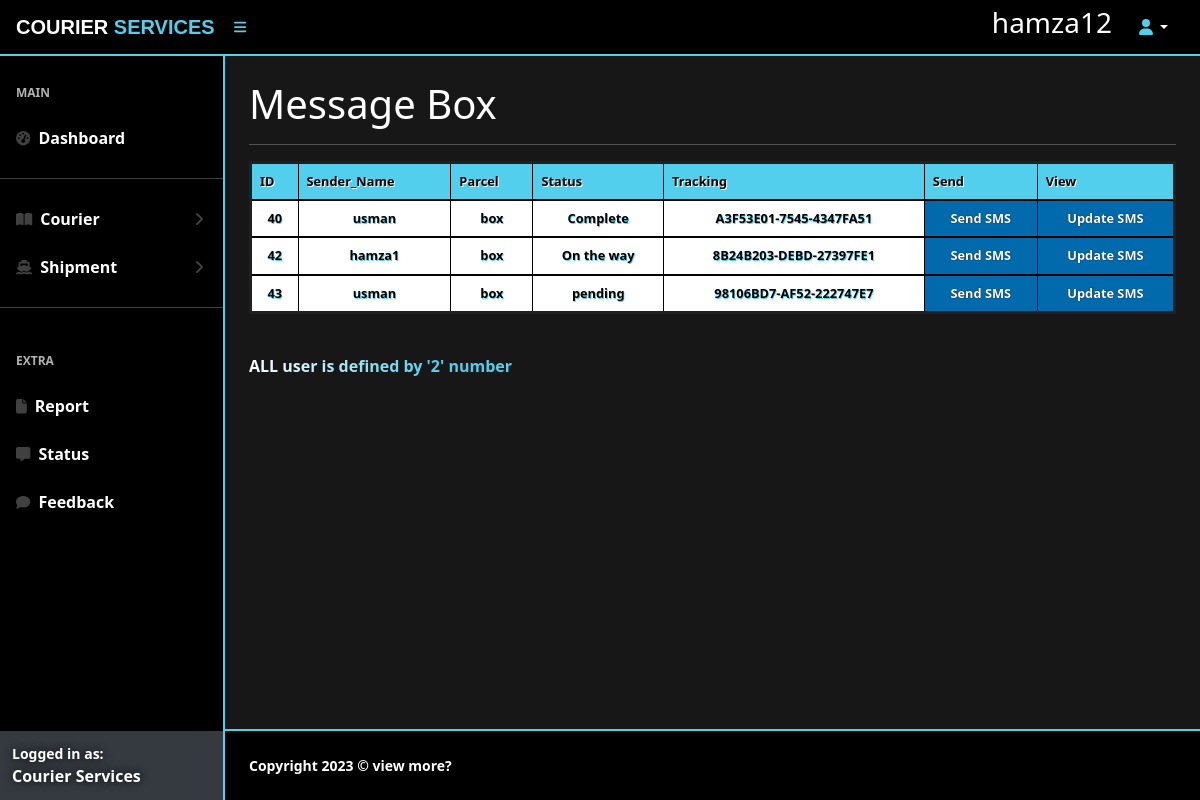
Page /agent/msg.php (signed in) on the committed database.
### tables this page shows
CREATE TABLE `courier_details` (
  `id` int(255) NOT NULL,
  `parcel` varchar(255) NOT NULL,
  `sender_name` varchar(255) NOT NULL,
  `sender_address` varchar(255) NOT NULL,
  `sender_email` varchar(255) NOT NULL,
  `reciever_name` varchar(255) NOT NULL,
  `reciever_address` varchar(255) NOT NULL,
  `branch` varchar(255) NOT NULL,
  `weight` int(255) NOT NULL,
  `height` int(255) NOT NULL,
  `sender_contact` varchar(255) NOT NULL,
  `tracking_id` varchar(255) NOT NULL,
  `status` varchar(255) NOT NULL,
  `amount` int(255) NOT NULL,
  `date` date NOT NULL DEFAULT current_timestamp()
);

### agent/msg.php (the view, shortened to what this page needs)
<?php
include 'connection.php';
$u_name=$_SESSION['agent'];
$query1="SELECT * FROM `cagent` WHERE 	user_name='$u_name'";
$con=mysqli_query($connect,$query1);
$fetch=mysqli_fetch_assoc($con);
$b=$fetch['branch'];
$select="SELECT * FROM `courier_details` where branch='$b'";
$result=mysqli_query($connect,$select);
?>
<!DOCTYPE html>
<html lang="en">
    <head>
        <?php echo '<link href="https://cdn.jsdelivr.net/npm/simple-datatables@latest/dist/style.css" rel="stylesheet" />
        <link href="css/styles.css" rel="stylesheet" />
        <link href="admin.css" rel="stylesheet" />
        <script src="https://kit.fontawesome.com/e613a04307.js"></script>
        <script src="https://use.fontawesome.com/releases/v6.1.0/js/all.js"></script>'
    ?>
        </head>
    <body class="sb-nav-fixed">
        <nav class="sb-topnav navbar navbar-expand">
            <a class="navbar-brand ps-3" href="index.php">COURIER <span class="ser">SERVICES</span></a>
            <button class="btn btn-link btn-sm order-1 order-lg-0 me-4 me-lg-0" id="sidebarToggle" href="#!"><i class="fas fa-bars"></i></button>
            <form class="d-none d-md-inline-block form-inline ms-auto me-0 me-md-3 my-2 my-md-0">
                <div class="input-group">
                 <h3><?php echo $_SESSION['agent']?></h3>
                </div>
            </form>
            <ul class="navbar-nav ms-auto ms-md-0 me-3 me-lg-4">
                <li class="nav-item dropdown">
                    <a class="nav-link dropdown-toggle" id="navbarDropdown" href="#" role="button" data-bs-toggle="dropdown" aria-expanded="false"><i class="fas fa-user fa-fw"></i></a>
                </li>
            </ul>
        </nav>
        <div id="layoutSidenav">
            <div id="layoutSidenav_nav">
                <nav class="sb-sidenav accordion sb-sidenav-dark" id="sidenavAccordion">
                    <div class="sb-sidenav-menu">
                        <div class="nav">
                            <div class="sb-sidenav-menu-heading">Main</div>
                            <a class="nav-link" href="index.php">
                                <div class="sb-nav-link-icon"><i class="fas fa-tachometer-alt"></i></div>
                                Dashboard
                            </a>
                            <hr>
                            <a class="nav-link collapsed" href="#" data-bs-toggle="collapse" data-bs-target="#collapsePages" aria-expanded="false" aria-controls="collapsePages">
                                <div class="sb-nav-link-icon"><i class="fas fa-book-open"></i></div>
                                Courier
                                <div class="sb-sidenav-collapse-arrow"><i class="fas fa-angle-down"></i></div>
                            </a>
                                    <a class="nav-link collapsed" href="#" data-bs-toggle="collapse" data-bs-target="#collapsePages1" aria-expanded="false" aria-controls="collapsePages1">
                                <div class="sb-nav-link-icon"><i class="fas fa-ship"></i></div>
                                Shipment
                                <div class="sb-sidenav-collapse-arrow"><i class="fas fa-angle-down"></i></div>
                            </a>
<hr>
                            <div class="sb-sidenav-menu-heading">Extra</div>
                            <a class="nav-link" href="report.php">
                                <div class="sb-nav-link-icon"><i class="fa-solid fa-file"></i></div>
                                Report
                            </a>
                            <a class="nav-link" href="status.php">
                                <div class="sb-nav-link-icon"><i class="fas fa-message"></i></div>
                                Status
                            </a>
                            <a class="nav-link" href="feedback.php">
                                <div class="sb-nav-link-icon"><i class="fas fa-comment"></i></div>
                                Feedback
                            </a>
                        </div>
                    </div>
                    <div class="sb-sidenav-footer">
                        <div class="small">Logged in as:</div>
                        Courier Services
                    </div>
                </nav>
            </div>
            <div id="layoutSidenav_content">
                <main>
                <div class="container-fluid px-4">
                        <h1 class="mt-4">Message Box</h1>
<hr>
<table class="table1 dataTable-table">
  <thead>
    <tr>
      <th scope="col"class="th">ID</th>
      <th scope="col"class="th">Sender_Name</th>
      <th scope="col"class="th">Parcel</th>
      <th scope="col"class="th">Status</th>
      <th scope="col"class="th">Tracking</th>
      <th scope="col"class="th">Send</th>
      <th scope="col"class="th">View</th>
    </tr>
  </thead>
<?php
while($row=mysqli_fetch_assoc($result))
{
    echo '
    <tbody>
    <tr>
      <td>'.$row['id'].'</td>
      <td>'.$row['sender_name'].'</td>
      <td>'.$row['parcel'].'</td>
      <td>'.$row['status'].'</td>
      <td>'.$row['tracking_id']."</td>
      <td class='a3abt'><a href='message.php? id=$row[id] & un=$row[sender_name] & tr=$row[tracking_id] & st=$row[status]' class='abt2'>Send SMS</a></td>
      <td class='a3abt'><a href='upmsg.php? id=$row[id] & un=$row[sender_name] & tr=$row[tracking_id] & st=$row[status]' class='abt2'>Update SMS</a></td>
    </tr>";
}
?>
</tbody>
</table>
<br>
<p class="CSR">ALL user is defined by '2' number</p>
</div>
<br>
   </main>
                <footer class="py-4 mt-auto">
                    <div class="container-fluid px-4">
                        <div class="d-flex align-items-center justify-content-between small">
                            <div class="text-muted">Copyright  2023 &copy; view more?</div>
                        </div>
                    </div>
                </footer>
            </div>
        </div>
    </body>
</html>

### agent/admin.css (style rules this page uses)
:root { --blood: #51CFED; --oryel: rgb(159, 100, 0); --purple: rgb(76, 0, 147); --green: rgb(23, 90, 0); --blue:#0057da ; --black: rgba(0, 0, 0, 0.911); --yellow: rgb(255, 208, 0); --bs-blue: #0d6efd; --bs-indigo: #6610f2; --bs-purple: #6f42c1; --bs-pink: #d63384; --bs-red: #dc3545; --bs-orange: #fd7e14; --bs-yellow: #ffc107; --bs-green: #198754; --bs-teal: #20c997; --bs-cyan: #0dcaf0; --bs-white: #fff; --bs-gray: var(--black); --bs-gray-dark: #343a40; --bs-gray-100: #f8f9fa; --bs-gray-200: #e9ecef; --bs-gray-300: #dee2e6; --bs-gray-400: #ced4da; --bs-gray-500: #adb5bd; --bs-gray-600: var(--black); --bs-gray-700: #495057; --bs-gray-800: #343a40; --bs-gray-900: #212529; --bs-primary: #0d6efd; --bs-secondary: var(--black); --bs-success: #198754; --bs-info: #0dcaf0; --bs-warning: #ffc107; --bs-danger: #dc3545; --bs-light: #f8f9fa; --bs-dark: #212529; --bs-primary-rgb: 13, 110, 253; --bs-secondary-rgb: 108, 117, 125; --bs-success-rgb: 25, 135, 84; --bs-info-rgb: 13, 202, 240; --bs-warning-rgb: 255, 193, 7; --bs-danger-rgb: 220, 53, 69; --bs-light-rgb: 248, 249, 250; --bs-dark-rgb: 33, 37, 41; --bs-white-rgb: 255, 255, 255; --bs-black-rgb: 0, 0, 0; --bs-body-color-rgb: 33, 37, 41; --bs-body-bg-rgb: 255, 255, 255; --bs-font-sans-serif: system-ui, -apple-system, "Segoe UI", Roboto, "Helvetica Neue", Arial, "Noto Sans", "Liberation Sans", sans-serif, "Apple Color Emoji", "Segoe UI Emoji", "Segoe UI Symbol", "Noto Color Emoji"; --bs-font-monospace: SFMono-Regular, Menlo, Monaco, Consolas, "Liberation Mono", "Courier New", monospace; --bs-gradient: linear-gradient(180deg, rgba(255, 255, 255, 0.15), rgba(255, 255, 255, 0)); --bs-body-font-family: var(--bs-font-sans-serif); --bs-body-font-size: 1rem; --bs-body-font-weight: 400; --bs-body-line-height: 1.5; --bs-body-color: #212529; --bs-body-bg: #fff; }
p,ul,li { color: white; }
.abt2,.abt1 { color: white !important; font-weight: bolder; text-shadow: 0.1px 0.1px 1px black; text-decoration: none; }
.a3abt { background-color: rgb(0, 106, 172) !important; text-shadow: 2px 2px 1px black,-2px -2px 1px black !important; }
.fa-bars ,.fa-fw { color: var(--blood); }
.table1 { border: 3px solid rgb(32, 32, 32); }
.CSR { background-image: linear-gradient(to left, var(--blood),var(--blood),var(--blood),var(--blood),var(--blood), rgb(255, 255, 255)) !important; color: transparent !important; background-clip: text !important; -webkit-background-clip: text !important; font-weight: bolder; }
.ser { color: var(--blood); text-shadow: 0px 1px 1px rgb(0, 0, 0), 0px -1px 1px rgb(0, 0, 0),1px 0px 1px rgb(0, 0, 0),-1px 0px 1px rgb(0, 0, 0); }

### rows in the picture
courier_details: id "40", sender_name "usman", parcel "box", status "Complete", tracking "A3F53E01-7545-4347FA51"
courier_details: id "42", sender_name "hamza1", parcel "box", status "On the way", tracking "8B24B203-DEBD-27397FE1"
courier_details: id "43", sender_name "usman", parcel "box", status "pending", tracking "98106BD7-AF52-222747E7"

### other values in the picture
$_SESSION['agent'] "hamza12"
